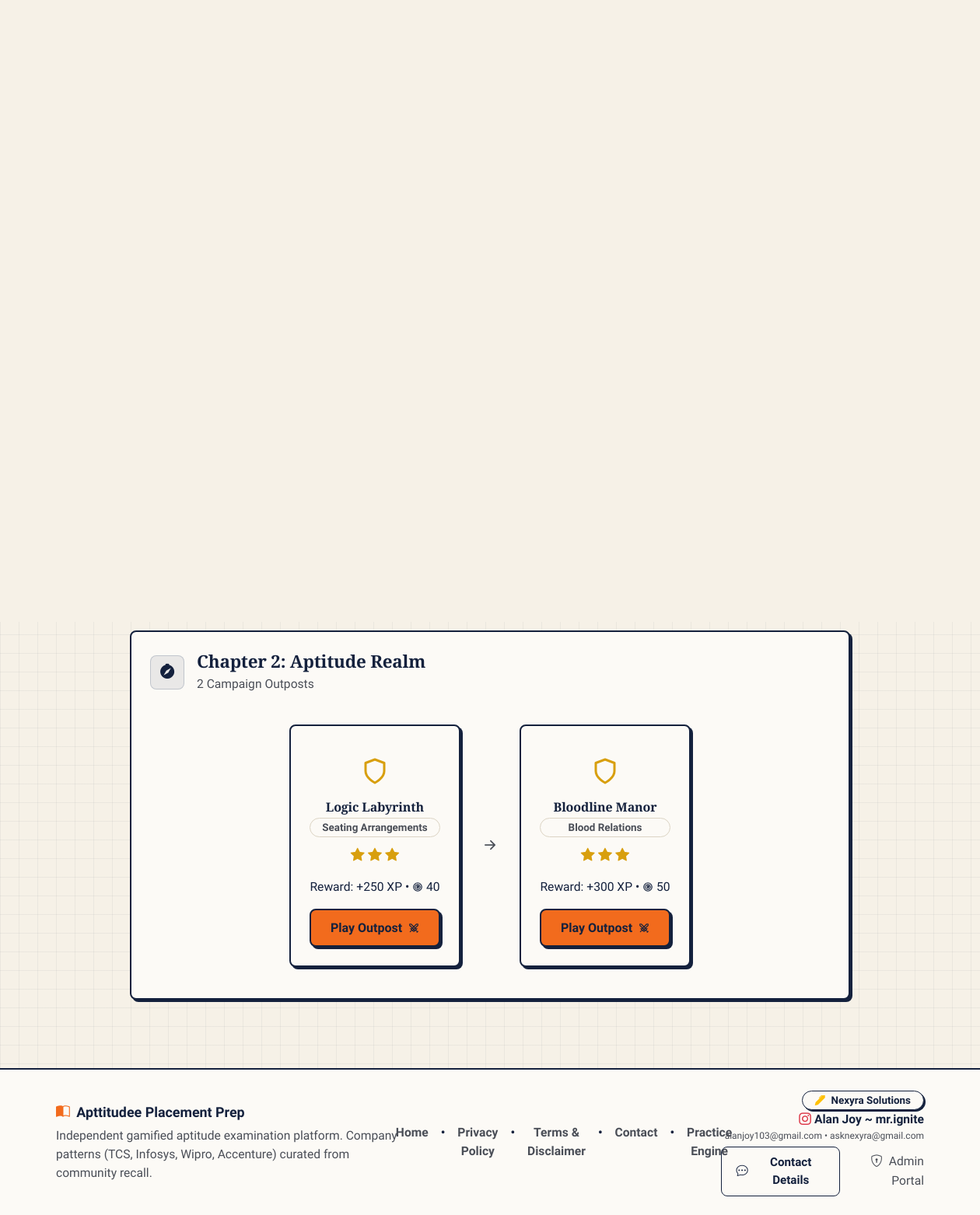
The page /public/index.php?action=campaign on the database its author committed.
### tables this page shows
CREATE TABLE `campaign_nodes` (
  `id` int NOT NULL AUTO_INCREMENT,
  `chapter_number` int NOT NULL,
  `node_order` int NOT NULL,
  `title` varchar(100) NOT NULL,
  `subtopic_id` int NOT NULL,
  `required_stars` int NOT NULL DEFAULT '0',
  `reward_xp` int NOT NULL DEFAULT '150',
  `reward_coins` int NOT NULL DEFAULT '30',
  PRIMARY KEY (`id`),
  KEY `subtopic_id` (`subtopic_id`),
  CONSTRAINT `campaign_nodes_ibfk_1` FOREIGN KEY (`subtopic_id`) REFERENCES `subtopics` (`id`) ON DELETE CASCADE
);

CREATE TABLE `subtopics` (
  `id` int NOT NULL AUTO_INCREMENT,
  `topic_id` int NOT NULL,
  `name` varchar(100) NOT NULL,
  `code` varchar(50) NOT NULL,
  `created_at` timestamp NULL DEFAULT CURRENT_TIMESTAMP,
  PRIMARY KEY (`id`),
  UNIQUE KEY `code` (`code`),
  KEY `topic_id` (`topic_id`),
  CONSTRAINT `subtopics_ibfk_1` FOREIGN KEY (`topic_id`) REFERENCES `topics` (`id`) ON DELETE CASCADE
);

### app/Views/campaign.php (the view, shortened to what this page needs)
<?php
$db = Database::getConnection();
$nodes = $db->query("
    SELECT c.*, s.name as subtopic_name, t.name as topic_name
    FROM campaign_nodes c
    JOIN subtopics s ON c.subtopic_id = s.id
    JOIN topics t ON s.topic_id = t.id
    ORDER BY c.chapter_number ASC, c.node_order ASC
")->fetchAll();
$chapters = [];
foreach ($nodes as $n) {
    $chapters[$n['chapter_number']][] = $n;
}
?>
<div class="row justify-content-center py-3">
  <div class="col-12 text-center mb-4">
    <div class="stamp-badge mb-2">
    </div>
    <h1 class="font-serif fw-bold fs-2 text-ink">Aptitude Quest &amp; Placement Campaign</h1>
    <p class="text-ink-muted mx-auto" style="max-width: 600px;">
    </p>
  </div>
  <?php foreach ($chapters as $chapterNum => $chapterNodes): ?>
    <div class="col-lg-10 mb-5">
      <div class="card card-gamified p-4">
        <div class="d-flex align-items-center gap-3 mb-4">
          <div class="feature-icon-box mb-0">
            <i class="bi bi-compass-fill"></i>
          </div>
          <div>
            <h4 class="font-serif fw-bold text-ink mb-0">Chapter <?= $chapterNum ?>: Aptitude Realm</h4>
            <span class="text-ink-muted small"><?= count($chapterNodes) ?> Campaign Outposts</span>
          </div>
        </div>
        <div class="d-flex flex-wrap justify-content-center align-items-center gap-4 py-3">
          <?php foreach ($chapterNodes as $idx => $node): ?>
            <div class="card card-gamified p-4 text-center" style="min-width: 220px; max-width: 240px;">
              <div class="fs-1 mb-2" style="color: var(--highlight);">
                <svg class="exam-icon" style="width:36px;height:36px;"><use href="#icon-shield"></use></svg>
              </div>
              <h6 class="font-serif fw-bold text-ink mb-1"><?= htmlspecialchars($node['title']) ?></h6>
              <span class="badge rounded-pill mb-2" style="background-color: var(--surface); color: var(--ink-muted); border: 1px solid var(--border);"><?= htmlspecialchars($node['subtopic_name']) ?></span>
              <div class="mb-3" style="color: var(--highlight);">
                <i class="bi bi-star-fill"></i>
                <i class="bi bi-star-fill"></i>
                <i class="bi bi-star-fill"></i>
              </div>
              <div class="small text-ink-muted mb-3">
                <span>Reward: +<?= $node['reward_xp'] ?> XP &bull; <svg class="exam-icon" style="width:14px;height:14px;vertical-align:-2px;"><use href="#icon-coin"></use></svg> <?= $node['reward_coins'] ?></span>
              </div>
              <a href="index.php?action=practice&subtopic_id=<?= $node['subtopic_id'] ?>" class="btn btn-primary-gamified btn-sm px-4 fw-bold shadow-sm d-inline-flex align-items-center justify-content-center gap-1">
                Play Outpost <svg class="exam-icon" style="width:14px;height:14px;"><use href="#icon-swords"></use></svg>
              </a>
            </div>
            <?php if ($idx < count($chapterNodes) - 1): ?>
              <div class="d-none d-md-block text-ink-muted fs-3">
                <i class="bi bi-arrow-right-short"></i>
              </div>
            <?php endif; ?>
          <?php endforeach; ?>
        </div>
      </div>
    </div>
  <?php endforeach; ?>
</div>

### public/css/style.css (style rules this page uses)
:root { --bg: #F8F6F0; --surface: #FFFFFF; --border: #D8D2C2; --ink: #111B24; --ink-muted: #4A5568; --accent: #0F4C81; --accent-hover: #0A3459; --teal-neon: #008080; --success: #1B7A43; --danger: #C53030; --highlight: #D69E2E; --accent-tint: rgba(15, 76, 129, 0.08); --success-tint: rgba(27, 122, 67, 0.10); --danger-tint: rgba(197, 48, 48, 0.10); --highlight-tint: rgba(214, 158, 46, 0.12); }
html, body { background-color: var(--bg) !important; color: var(--ink) !important; font-family: 'Inter', system-ui, -apple-system, BlinkMacSystemFont, sans-serif; min-height: 100vh; display: flex; flex-direction: column; -webkit-font-smoothing: antialiased; }
h1, h2, h3, h4, h5, h6, .h1, .h2, .h3, .h4, .h5, .h6, .font-serif, .navbar-brand { font-family: 'Lora', 'Source Serif 4', Georgia, serif !important; color: var(--ink) !important; font-weight: 700 !important; letter-spacing: -0.01em !important; }
.text-ink { color: var(--ink) !important; }
.btn-primary-gamified { background-color: var(--accent) !important; color: var(--surface) !important; border: 1px solid var(--accent) !important; border-radius: 50px !important; padding: 10px 24px !important; font-family: 'Inter', sans-serif !important; font-weight: 600 !important; font-size: 0.92rem !important; transition: all 0.2s ease !important; display: inline-flex !important; align-items: center !important; justify-content: center !important; gap: 8px !important; text-decoration: none !important; box-shadow: 0 2px 6px rgba(30, 58, 95, 0.12) !important; }
.card-gamified { background: var(--surface) !important; border: 1px solid var(--border) !important; border-radius: 12px !important; box-shadow: 0 2px 8px rgba(31, 42, 36, 0.03) !important; transition: border-color 0.2s ease, transform 0.2s ease; }
.stamp-badge { display: inline-flex; align-items: center; gap: 4px; background: var(--surface); border: 1px solid var(--border); color: var(--ink-muted); font-family: 'Inter', sans-serif; font-size: 0.8rem; font-weight: 600; padding: 4px 12px; border-radius: 4px; }
.feature-icon-box { width: 44px; height: 44px; border-radius: 8px; background: var(--accent-tint); border: 1px solid rgba(30, 58, 95, 0.2); display: flex; align-items: center; justify-content: center; font-size: 1.2rem; color: var(--accent); margin-bottom: 1rem; }
.card-gamified { background: var(--surface) !important; border: 1px solid var(--border) !important; border-radius: 16px !important; box-shadow: 0 10px 30px -5px rgba(15, 76, 129, 0.07), 0 4px 12px rgba(17, 27, 36, 0.03) !important; transition: all 0.3s cubic-bezier(0.16, 1, 0.3, 1) !important; }

### rows shown on the page
campaign_nodes: title "Logic Labyrinth", subtopic.name "Seating Arrangements", reward_xp "250", reward_coins "40"
campaign_nodes: title "Bloodline Manor", subtopic.name "Blood Relations", reward_xp "300", reward_coins "50"

### other values the page prints
$chapterNum "2"
count($chapterNodes) "2"
